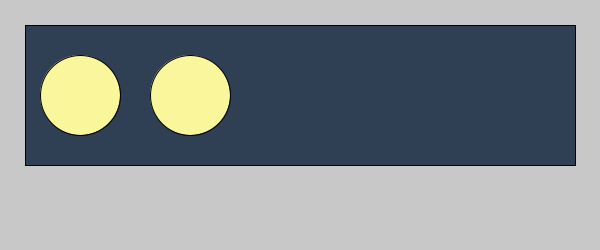
Frame 1 (no input)
Frame 60 (the mouse pressed at the canvas centre just before this capture): identical to frame 1, image omitted
Frame 120 (the mouse held since frame 60 and released just before this capture): identical to frame 1, image omitted

The Processing sketch that drew this single still picture (run headless with seeded random() and noise(); from frame 60 on, the mouse is pressed at the canvas centre):

// Processing sketch: break1
// ── break1.pde
void setup() {
   size(600, 250);
}

void draw() {
   background(200);
   fill(47, 64, 84);
   rect(25, 25, 550, 140);
   
   fill(249, 246, 155);
   for (int xval=80; xval<550; xval+=110) {
      if (xval == 300) break;
      ellipse(xval, 95, 80, 80);
   }
   // after loop
}
